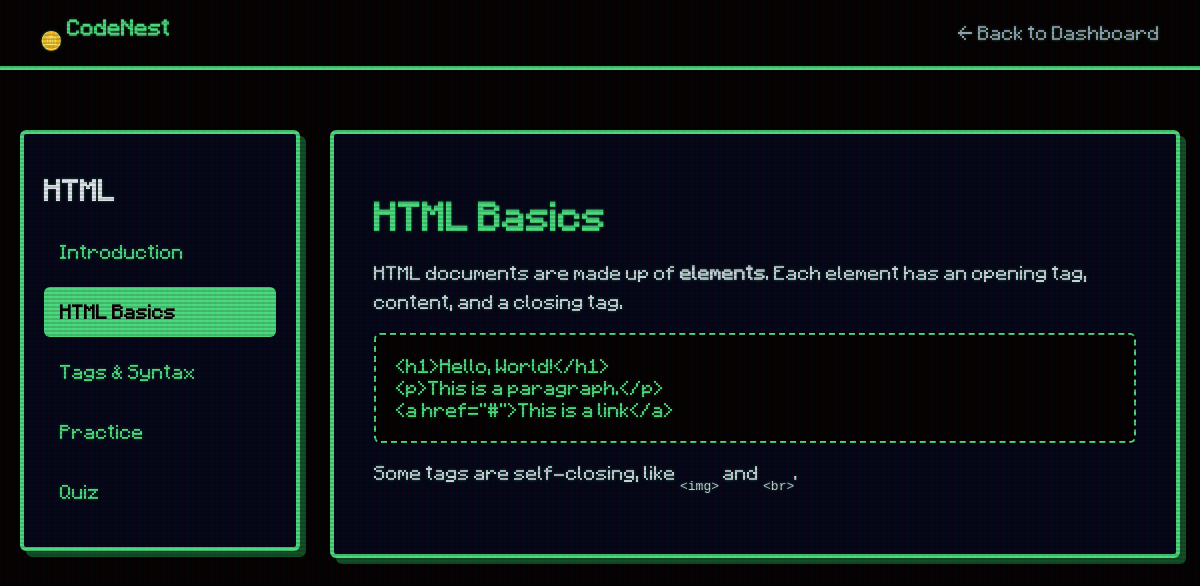
Screenshot of /lesson.php?course=HTML&lesson=basics (signed in) with the database file from the repository.
### tables this page shows
CREATE TABLE IF NOT EXISTS `lessons` (
  `lesson_id`  int(11)      NOT NULL AUTO_INCREMENT,
  `course`     varchar(50)  NOT NULL,
  `slug`       varchar(50)  NOT NULL,
  `title`      varchar(100) NOT NULL,
  `content`    text         NOT NULL,
  `sort_order` int(11)      NOT NULL DEFAULT 0,
  PRIMARY KEY (`lesson_id`),
  UNIQUE KEY `course_slug` (`course`, `slug`)
);

### lesson.php (the view, shortened to what this page needs)
<?php
include 'db.php';
$allowed_courses = ['HTML', 'CSS', 'JavaScript', 'PHP', 'Java', 'C++'];
$course = (isset($_GET['course']) && in_array($_GET['course'], $allowed_courses, true))
    ? $_GET['course']
    : 'HTML';
$allowed_slugs = ['intro', 'basics', 'syntax', 'practice', 'quiz'];
$lesson_slug = (isset($_GET['lesson']) && in_array($_GET['lesson'], $allowed_slugs, true))
    ? $_GET['lesson']
    : 'intro';
$stmt = $conn->prepare(
    "SELECT title, content FROM lessons WHERE course = ? AND slug = ?"
);
$stmt->bind_param("ss", $course, $lesson_slug);
$stmt->execute();
$lesson = $stmt->get_result()->fetch_assoc();
$stmt = $conn->prepare(
    "SELECT slug, title FROM lessons WHERE course = ? ORDER BY sort_order ASC"
);
$stmt->bind_param("s", $course);
$stmt->execute();
$sidebarLessons = $stmt->get_result()->fetch_all(MYSQLI_ASSOC);
$safeCourse = htmlspecialchars($course, ENT_QUOTES, 'UTF-8');
include 'includes/head.php';
?>
<body class="dashboard-page">
<?php include 'includes/navbar_simple.php'; ?>
<div class="lesson-page">
  <div class="lesson-sidebar">
    <h2><?php echo $safeCourse; ?></h2>
    <?php foreach ($sidebarLessons as $item):
        $isActive = ($item['slug'] === $lesson_slug) ? 'active' : '';
        $href = 'lesson.php?course=' . urlencode($course) . '&lesson=' . urlencode($item['slug']);
    ?>
      <a href="<?php echo $href; ?>" class="lesson-item <?php echo $isActive; ?>">
        <?php echo htmlspecialchars($item['title'], ENT_QUOTES, 'UTF-8'); ?>
      </a>
    <?php endforeach; ?>
  </div>
  <div class="lesson-content">
    <?php if ($lesson): ?>
      <?php
      echo $lesson['content'];
      ?>
    <?php else: ?>
      <h1>Lesson Not Found</h1>
      <p>This lesson is not available yet. Check back soon!</p>
    <?php endif; ?>
  </div>
</div>
<?php include 'includes/footer.php'; ?>

### UI.css (style rules this page uses)
:root { --bg-color: #000000; --card-bg: #020617; --primary-color: #4ade80; --text-color: #e2e8f0; --muted-color: #94a3b8; --shadow-color: #0f5127; --danger-color: #ff0000; --warning-color: #ffb000; --text-shadow-glow: 0 0 3px rgba(74, 222, 128, 0.4); --border-radius: 6px; }
*, *::before, *::after { box-sizing: border-box; }
html, body { margin: 0; padding: 0; min-height: 100%; width: 100%; background: var(--bg-color); color: var(--text-color); overflow-x: hidden; font-family: 'Minecraft', monospace; image-rendering: pixelated; text-shadow: var(--text-shadow-glow); }
body { min-height: 100vh; }
body::before { content: " "; display: block; position: fixed; top: 0; left: 0; bottom: 0; right: 0; background: linear-gradient(rgba(18, 16, 16, 0) 50%, rgba(0, 0, 0, 0.15) 50%), linear-gradient(90deg, rgba(255, 0, 0, 0.06), rgba(0, 255, 0, 0.02), rgba(0, 0, 255, 0.06)); z-index: 9999; background-size: 100% 4px, 6px 100%; pointer-events: none; }
.dashboard-page { display: block !important; width: 100%; min-height: 100vh; }
.lesson-page { display: flex; max-width: 1400px; margin: 40px auto; gap: 30px; padding: 20px; }
.lesson-sidebar { width: 280px; background: var(--card-bg); border: 4px solid var(--primary-color); box-shadow: 6px 6px 0 var(--shadow-color); border-radius: var(--border-radius); padding: 20px; height: fit-content; }
.lesson-sidebar h2 { margin-bottom: 20px; }
.lesson-item { display: block; padding: 14px 16px; margin-bottom: 10px; border-radius: var(--border-radius); text-decoration: none; color: var(--primary-color); background: transparent; transition: none; cursor: pointer; }
.lesson-item.active { background: var(--primary-color); color: var(--bg-color); font-weight: bold; }
.lesson-content { flex: 1; background: var(--card-bg); border: 4px solid var(--primary-color); box-shadow: 6px 6px 0 var(--shadow-color); border-radius: var(--border-radius); padding: 40px; }
.lesson-content h1 { margin-bottom: 20px; color: var(--primary-color); text-shadow: var(--text-shadow-glow); }
.lesson-content p { line-height: 1.8; color: #cbd5e1; }
.code-block { background: var(--bg-color); border: 2px dashed var(--primary-color); padding: 20px; border-radius: var(--border-radius); margin-top: 15px; overflow-x: auto; color: var(--primary-color); }

### rows the page displays
lessons: title "Introduction"
lessons: title "HTML Basics", content "HTML Basics HTML documents are made up of elements . Each element has an opening tag, content, and a closing tag. <h1>Hello, World!</h1> <p>This is a paragraph.</p> <a href=\"#\">This is a link</a> Some tags are self-closing, like <img> and <br> ."
lessons: title "Tags & Syntax"
lessons: title "Practice"
lessons: title "Quiz"

### other values shown
$safeCourse "HTML"
